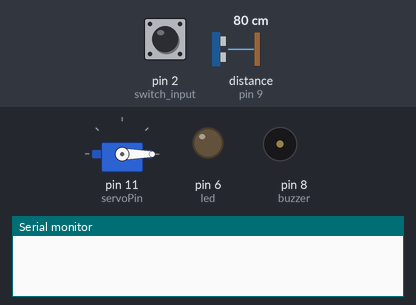
This sketch was run on a simulated Arduino Uno, built with avr-gcc and run on an emulated ATmega328P. Shown: servo, output pins drawn as LEDs (lit = HIGH), buzzer (waves = sounding, pin HIGH), the last lines printed to the serial monitor. The inputs (shaded band) are chosen by the test bench; at power-on: pin 2 (switch_input) HIGH, distance to the obstacle (sensor on pin 9) 80 cm. The echo pulse lasts 58.3 µs per cm; pins used as bus, display or sensor lines are not drawn.

Above: at 1.2 s.
1.3 s: pin 2 (switch_input) pulled LOW for 0.15 s
At 1.9 s:
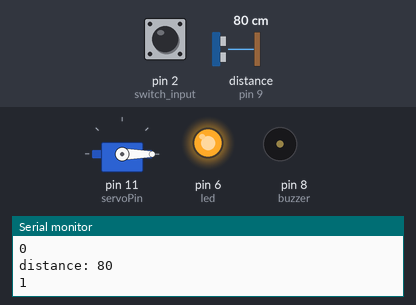
2.9 s: pin 2 (switch_input) pulled LOW for 1 s
At 4.3 s:
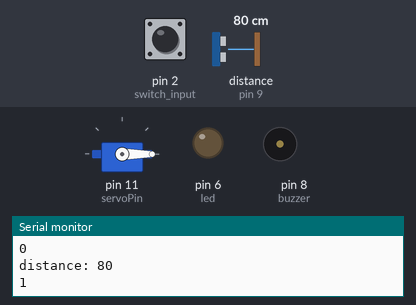
5.4 s: pin 2 (switch_input) pulled LOW for 0.15 s
At 7.3 s:
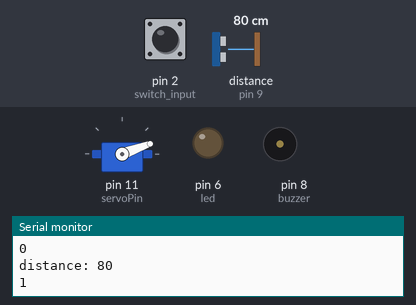
8.5 s: pin 2 (switch_input) pulled LOW for 3.2 s
At 9.15 s:
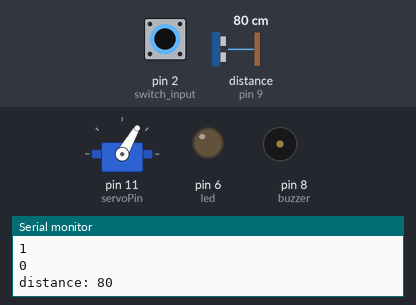
13.2 s: pin 2 (switch_input) pulsed LOW 2 times (0.12 s each, 0.3 s apart)
At 15.1 s:
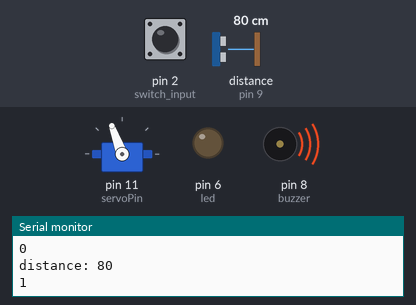
15.7 s: pin 2 (switch_input) pulled LOW for 0.15 s
At 16.95 s:
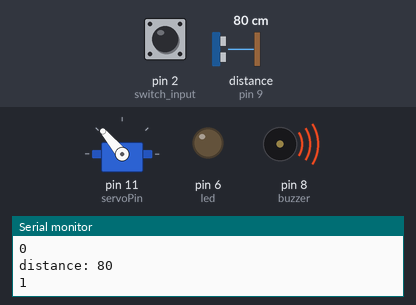
Timing chart, 0 to 22.7 s (numbered marks = the images above; inputs shaded):
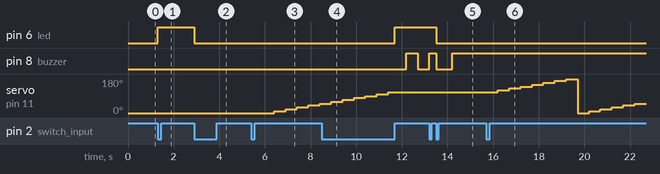

Measured:
- after the input at 1.3 s, pin 6 (led): LOW → HIGH at once
- after the input at 2.9 s, pin 6 (led): HIGH → LOW at once
- after the input at 5.4 s, servo on pin 11 (servoPin): moves from 0° to 50° over 2.0 s, starting after 1.0 s
- after the input at 8.5 s, pin 6 (led): LOW → HIGH after 3.2 s; pin 8 (buzzer): LOW → HIGH after 3.7 s, → LOW 0.50 s later; servo on pin 11 (servoPin): goes on until 11.4 s, then stays 110°
- after the input at 13.2 s, pin 6 (led): HIGH → LOW after 0.31 s
- after the input at 15.7 s, servo on pin 11 (servoPin): 110° → 120° after 0.51 s, → 130° 0.50 s later, → 140° 0.50 s later, → 150° 0.50 s later, … (13 changes in this stretch)

The sketch:

Capston_challenge_3.ino
```cpp
#include <MsTimer2.h>
#include <Servo.h>

#define switch_input 2
#define led 6
#define buzzer 8
#define echo 9
#define trigger 10
#define servoPin 11

volatile int interrupt_count = 0;

volatile int led_pwm = 0;
volatile bool led_pwm_state = true; // true: 정방향 , false: 역방향

volatile bool led_twinkle_state = true;

Servo servo;
volatile int angle = 0;
volatile int maxAngle = 0;
volatile int offset = 0;

volatile int stop_count = 0;
volatile bool buzzer_state = true;


void setup() {
  pinMode(switch_input, INPUT_PULLUP);
  pinMode(led, OUTPUT);
  pinMode(buzzer, OUTPUT);
  pinMode(echo, INPUT);
  pinMode(trigger, OUTPUT);

  attachInterrupt(digitalPinToInterrupt(switch_input), switchEvent, CHANGE);

  servo.attach(servoPin);
  servo.write(angle);

  Serial.begin(9600);

}

void loop() {

}

volatile bool isBusy = false;

void switchEvent() {
  int state = digitalRead(switch_input);
  Serial.println(isBusy);
  // FALLING
  if (!state && !isBusy)
  {
    isBusy = true;
    if (interrupt_count >= 4)
    {
      interrupt_count = 0;
    }

    interrupt_count++;
    long distance = getDistanceFromSensor();

    if (interrupt_count == 1)
    {
      if (distance < 20)
      {
        MsTimer2::set(10, ledFadeInAndOut);
        MsTimer2::start();
      }

      else
      {
        digitalWrite(led, HIGH);
      }
    }

    if (interrupt_count == 2)
    {
      if (distance < 20)
      {
        MsTimer2::set(2000, ledTwinkle);
        MsTimer2::start();
      }

      else
      {
        digitalWrite(led, LOW);
        digitalWrite(buzzer, LOW);
      }
    }

    if (interrupt_count == 3)
    {
      if (distance < 20)
      {
        maxAngle = 90;
        offset = 1;
      }

      else
      {
        maxAngle = 180;
        offset = 10;
      }

      MsTimer2::set(500, servoRotation);
      MsTimer2::start();
    }
  }

  // RISING
  if (state)
  {
    isBusy = false;

    if(interrupt_count == 4)
    {
      digitalWrite(led, HIGH);
      MsTimer2::set(500, beepBuzzer);
      MsTimer2::start();
    }

  }
}

void beepBuzzer()
{
  stop_count++;
  digitalWrite(buzzer, buzzer_state);
  buzzer_state = !buzzer_state;

  if (stop_count > 4)
  {
    stop_count = 0;
    MsTimer2::stop();
  }
}

void servoRotation()
{
  servo.write(angle);
  angle += offset;

  if (angle > maxAngle)
  {
    angle = 0;
  }

}

void ledTwinkle()
{
  digitalWrite(led, led_twinkle_state);
  digitalWrite(buzzer, led_twinkle_state);

  led_twinkle_state = !led_twinkle_state;
}

void ledFadeInAndOut()
{
  analogWrite(led, led_pwm);

  if (led_pwm >= 255)
  {
    led_pwm_state = false;
  }

  if (led_pwm <= 0)
  {
    led_pwm_state = true;
  }

  if (led_pwm_state)
  {
    led_pwm++;
  }

  else
  {
    led_pwm--;
  }
}

long getDistanceFromSensor()
{
  long duration, cm;
  digitalWrite(trigger, LOW);
  delayMicroseconds(2);

  digitalWrite(trigger, HIGH);
  delayMicroseconds(10);

  digitalWrite(trigger, LOW);

  duration = pulseIn(echo, HIGH);

  cm = (duration / 2) / 29.1;

  Serial.print("distance: ");
  Serial.println(cm);
  return cm;
}
```
